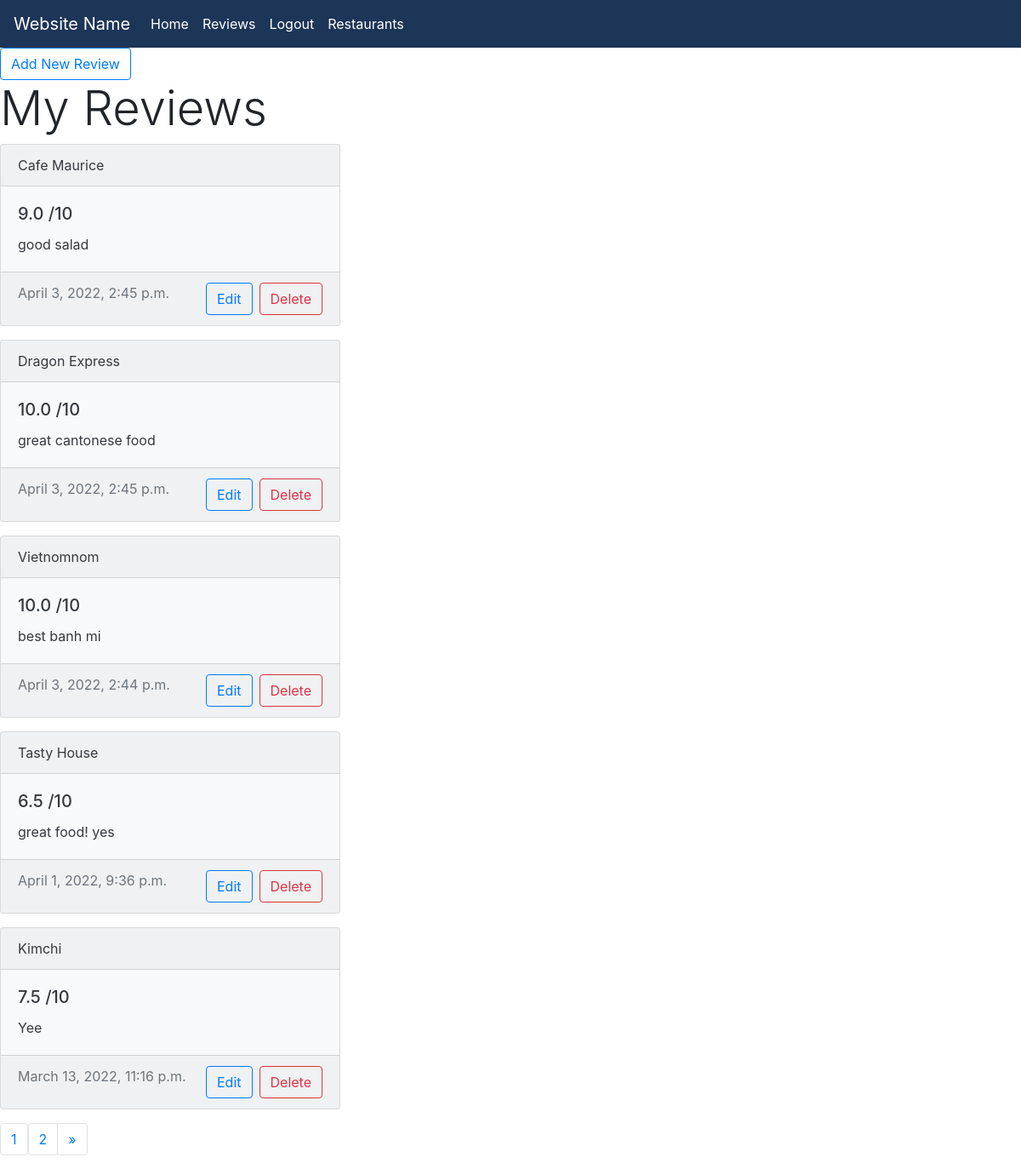
The page /ratings (signed in) on the database its author committed.
### restaurants/models.py (models this page shows, shortened)
class Rating(models.Model):
    user = models.ForeignKey(
        User, on_delete=models.CASCADE, null=False)
    restaurant = models.ForeignKey(
        Restaurant, on_delete=models.CASCADE, null=False)
    rating = models.DecimalField(decimal_places=1, max_digits=3)
    review = models.TextField(null=True, blank=True)
    updated = models.DateTimeField(auto_now=True)
    created = models.DateTimeField(auto_now_add=True)
    class Meta:
        ordering = ['-updated', '-created']

class Restaurant(models.Model):
    name = models.CharField(max_length=100, null=False)
    type = models.CharField(max_length=50, null=True)
    class Meta:
        db_table = "restaurant"
    def __str__(self):
        return self.name

### restaurants/views.py (the view)
# urls.py: path("ratings", views.ratings, name="ratings"),
@login_required(login_url="login")
def ratings(request):
    user = request.user
    ratings = Rating.objects.filter(user=user).order_by('-updated')
    paginator = Paginator(ratings, 5)
    page_number = request.GET.get('page')
    page_obj = paginator.get_page(page_number)
    context = {'ratings': ratings, 'user': user, 'page_obj': page_obj}
    return render(request, "restaurants/ratings.html", context)

### restaurants/templates/restaurants/ratings.html (shortened to what this page needs)
{% extends 'restaurants/base.html' %}
{% block content %}
<a class="btn btn-outline-primary" href="{% url 'addrating' %}">Add New Review</a>
<h1 class="display-4">My Reviews</h1>
{% for rating in page_obj %}
        <div class="card text-dark bg-light mb-3" style="max-width: 25rem;">
          <div class="card-header">{{rating.restaurant}}</div>
            <div class="card-body">
              <h5 class="card-title">{{rating.rating}} /10</h5>
              <p class="card-text">{{rating.review}}</p>
            </div>
          <div class="card-footer text-muted">{{rating.updated}}
            <div class= "btn-toolbar float-right">
              <a class="btn btn-outline-primary mr-2" href="{% url 'update-rating' rating.id %}">Edit</a>
              <a class="btn btn-outline-danger" href="{% url 'delete-rating' rating.id %}">Delete</a>
            </div>
          </div>
        </div>
        {% empty %}
          <div class="alert alert-light" role="alert"> Oops! Looks like you haven't reviewed anything yet! :( </div>
{% endfor %}
<nav aria-label="Page navigation">
  <ul class="pagination">
      <span class="current"><li class="page-item"><a class="page-link" href="#">{{page_obj.number}}</a></li></span>
    {% if page_obj.has_next %}
    <span class="current"><li class="page-item"><a class="page-link" href="?page={{ page_obj.next_page_number }}">{{page_obj.next_page_number}}</a></li></span>
    <li class="page-item">
      <a class="page-link" href="?page={{ page_obj.next_page_number }}" aria-label="Next">
        <span aria-hidden="true">&raquo;</span>
      </a>
    </li>
    {% endif %}
  </ul>
</nav>
{% endblock %}

### rows shown on the page
Rating: restaurant "Cafe Maurice", rating "9.0", review "good salad", updated "April 3, 2022, 2:45 p.m."
Rating: restaurant "Dragon Express", rating "10.0", review "great cantonese food", updated "April 3, 2022, 2:45 p.m."
Rating: restaurant "Vietnomnom", rating "10.0", review "best banh mi", updated "April 3, 2022, 2:44 p.m."
Rating: restaurant "Tasty House", rating "6.5", review "great food! yes", updated "April 1, 2022, 9:36 p.m."
Rating: restaurant "Kimchi", rating "7.5", review "Yee", updated "March 13, 2022, 11:16 p.m."

### other values the page prints
{{ page_obj.number }} "1"
{{ page_obj.next_page_number }} "2"
